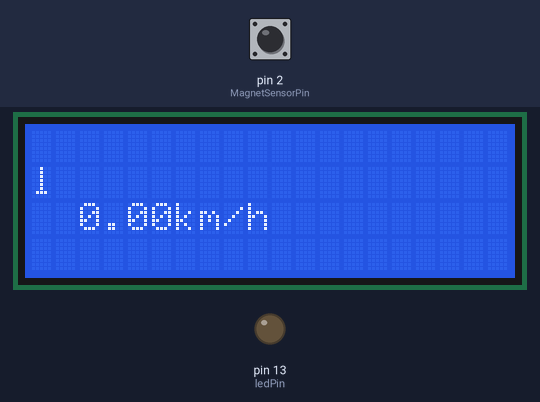
This sketch was run on a simulated Arduino Uno, built with avr-gcc and run on an emulated ATmega328P. On the bench: 20×4 character LCD, output pins drawn as LEDs (lit = HIGH). Inputs (shaded band) come from the test bench; at power-on: pin 2 (MagnetSensorPin) LOW.

Above: at 1.2 s.
1.3 s: pin 2 (MagnetSensorPin) driven HIGH
At 2.5 s:
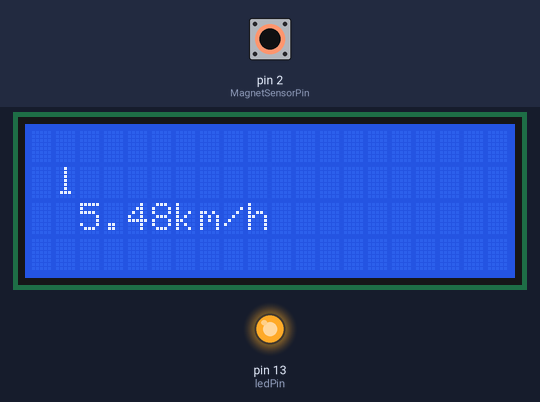
2.8 s: pin 2 (MagnetSensorPin) pulsed LOW 2 times (0.12 s each, 0.3 s apart)
At 4.8 s:
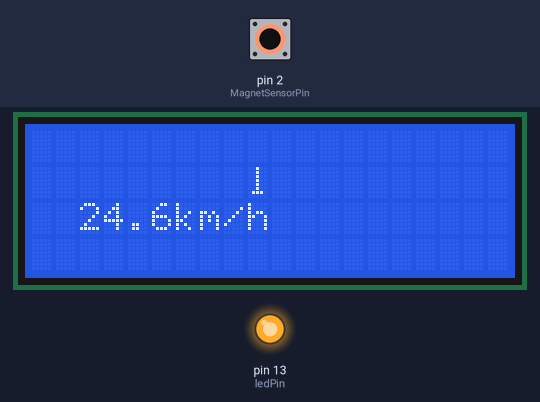
6.4 s: pin 2 (MagnetSensorPin) driven LOW
At 6.7 s:
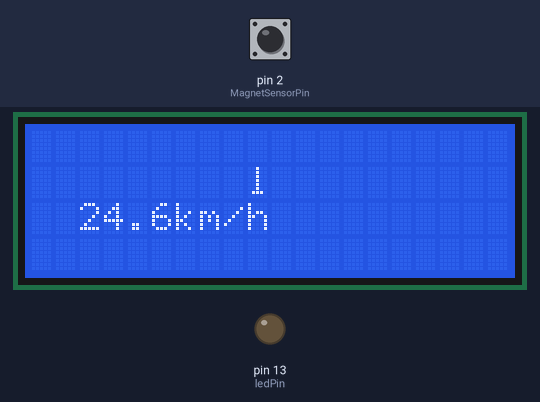
9.4 s: pin 2 (MagnetSensorPin) driven HIGH
At 10.0 s:
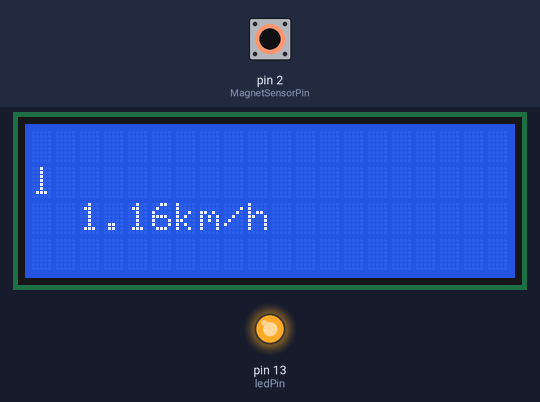
Timing chart, 0 to 12.4 s (numbered marks = the images above; inputs shaded):
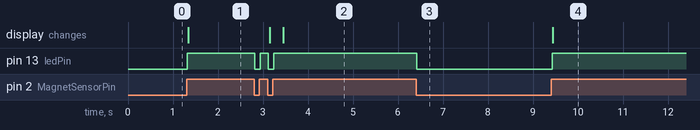

The sketch:

Speedometr_3.ino
```cpp
#include <Wire.h>

#include <LiquidCrystal_I2C.h>


LiquidCrystal_I2C lcd(0x3F, 20, 4);

const int MagnetSensorPin = 2;// пин датчика холла
const int ledPin =  13;

int SensorState = 0; //положение датчика (рядом магнит или нет)
int flag; //
int newRotations;//обороты
int oldRotations;//обороты
int Probeg;
int D = 61;  //диаметр
float Speed;
float maxSpeed;
int P=314/100;// число "Пи"
float previousMillis = 0;
int timeOborota;//время оборота колеса в миллисекундах

byte Strelka[8] = {

  B00100,
  B00100,
  B00100,           //создание символа стрелки
  B00100,
  B00100,
  B00100,
  B01110
};


void setup() {
  lcd.init(); // инициализация LCD дисплея
  lcd.backlight(); // включение подсветки дисплея
  pinMode(ledPin, OUTPUT);
  pinMode(MagnetSensorPin, INPUT);
  lcd.createChar(0, Strelka);// присваеваем номер символа
}


void loop() {

  lcd.clear();
  Probeg = newRotations * 2;

  SensorState = digitalRead(MagnetSensorPin);

  if (SensorState == HIGH && flag == 0) {
    digitalWrite(ledPin, HIGH);
    flag=1; //ДАЕТ ОТСЕЧКУ СРАБАТЫВАНИЙ
    newRotations++; //СЧЕТЧИК СРАБАТЫВАНИЙ - ПРИ СМЕНЕ С LOW НА HIGH
    float currentMillis = millis();

    timeOborota = currentMillis - previousMillis;
    Speed = 3.6 * 2000  / timeOborota;
    previousMillis = currentMillis;
     if(Speed > maxSpeed){
     maxSpeed = Speed;
      }
  }

  if (SensorState == LOW && flag == 1) {
    digitalWrite(ledPin, LOW);
    flag=0;
  }

  int Kursor = map(Speed, 0, 50, 0, 19);//преобразую скорость в положение стрелки
  lcd.setCursor(Kursor,1);// столбец,строка
  lcd.printByte(0);//прописываю символ (byte(номер сивола))

  //lcd.print("!"); // вместо стрелки

  lcd.setCursor(2,2);// столбец,строка
  lcd.print(Speed);
  lcd.setCursor(6,2);// столбец,строка
  lcd.print("km/h");
  /*lcd.setCursor(2,3);// столбец,строка
  lcd.print(maxSpeed);
  lcd.setCursor(6,3);// столбец,строка
  lcd.print("km/h");
  /*lcd.setCursor(8,0);// столбец,строка
  lcd.print(timeOborota);
  lcd.setCursor(0,0);// столбец,строка
  lcd.print(newRotations);
  lcd.setCursor(17,0);// столбец,строка
  lcd.print(millis()/1000/60);
  lcd.setCursor(5,0);// столбец,строка
  lcd.print(Probeg);*/

  delay(10);
}
```

Measured:
- after the input at 1.3 s, pin 13 (ledPin): LOW → HIGH at once; the display: changes at once (image 1)
- after the input at 2.8 s, pin 13 (ledPin): alternates HIGH for 0.17 s and LOW for 0.12 s, 4 changes in all, then stays HIGH, starting at once; the display: first changes after 0.35 s (image 2 shows a later state)
- after the input at 6.4 s, pin 13 (ledPin): HIGH → LOW at once
- after the input at 9.4 s, pin 13 (ledPin): LOW → HIGH at once; the display: changes at once (image 4)
